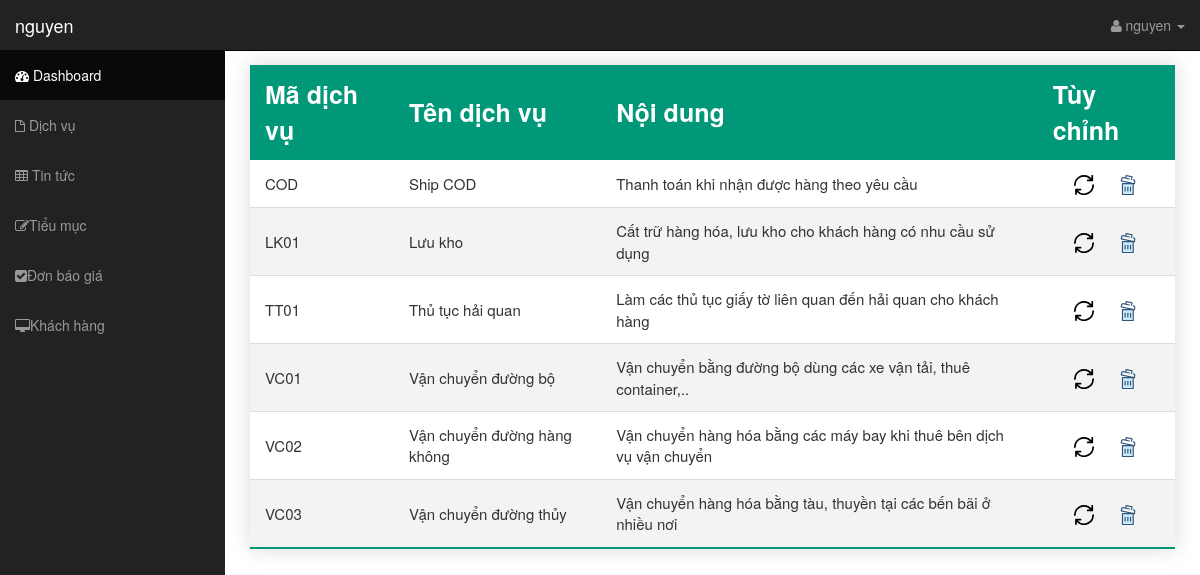
Screenshot of /controller/admin.php?controller=dichvu (signed in) with the database file from the repository.
### tables this page shows
CREATE TABLE `dichvu` (
  `madv` varchar(32) NOT NULL,
  `tendv` varchar(255) NOT NULL,
  `noidung` varchar(255) NOT NULL
);

### controller/admin.php (called while the page is built)
<?php
include "../view/admin/header.php";
include "../view/admin/admin.php";
include "../view/admin/footer.php";
?>

### controller/dichvu.php (called while the page is built)
<?php
include "../view/admin/dichvu.php";
?>

### model/thuvien.php (called while the page is built, shortened)
<?php
function showDatabase($pdo, $table) {
	$select = "SELECT * FROM $table";
	$stmt = $pdo->prepare($select);
	$stmt->execute();
	$element = $stmt->fetchAll(PDO::FETCH_ASSOC);
	return $element;
}
?>

### view/admin/dichvu.php (the view, shortened to what this page needs)
<table class="styled-table">
    <thead>
        <tr>
            <th>Mã dịch vụ</th>
            <th>Tên dịch vụ</th>
            <th>Nội dung</th>
            <th>Tùy chỉnh</th>
        </tr>
    </thead>
    <tbody>
        <?php
            $table = "dichvu";
            $row = showDatabase($pdo, $table);
            foreach ($row as $value) {
        ?>
            <tr>
                <td><?php echo $value['madv'];?></td>
                <td><?php echo $value['tendv'];?></td>
                <td><?php echo $value['noidung'];?></td>
                <td class="option">
                    <span class="update" value="<?php echo $value['madv'];?>">
                        <img src="../view/images/icon/update.svg" title="<?php echo $value['madv'];?>" alt="Cập nhật">
                    </span>
                    <span>
                        <img src="../view/images/icon/delete.svg" title="Xóa" alt="Xóa">
                    </span>
                </td>
            </tr>
        <?php } ?>
    </tbody>
</table>

### view/admin/header.php (shortened to what this page needs)
<?php
require '../model/thuvien.php';
if(!empty($_SESSION['username'])) {
    $username = $_SESSION['username'];
} else {
    header("location: ../controller/login.php");
}
?>
<!DOCTYPE html>
<html lang="en">
  <head>
    <link href="/weblogistic/view/css/bootstrap.css" rel="stylesheet">
    <link href="/weblogistic/view/css/sb-admin.css" rel="stylesheet">
    <link rel="stylesheet" href="/weblogistic/view/font-awesome/css/font-awesome.min.css">
    <link rel="stylesheet" href="//cdnjs.cloudflare.com/ajax/libs/morris.js/0.5.1/morris.css">
    <link rel="stylesheet" href="../view/css/admin.css">
  </head>
  <body>
    <div id="wrapper">
      <nav class="navbar navbar-inverse navbar-fixed-top" role="navigation">
        <div class="navbar-header">
          <a class="navbar-brand" href="/weblogistic/controller/admin.php"><?php echo $username;?></a>
        </div>
        <div class="collapse navbar-collapse navbar-ex1-collapse">
          <ul class="nav navbar-nav side-nav">
            <li class="active"><a href="/weblogistic/controller/admin.php"><i class="fa fa-dashboard"></i> Dashboard</a></li>
            <li><a href="admin.php?controller=dichvu"><i class="fa fa-file-o"></i> Dịch vụ</a></li>
            <li><a href="admin.php?controller=tintuc"><i class="fa fa-table"></i> Tin tức</a></li>
            <li><a href="admin.php?controller=tieumuc"><i class="fa fa-edit"></i>Tiểu mục</a></li>
            <li><a href="admin.php?controller=yeucaudongia"><i class="fa fa-check-square"></i>Đơn báo giá</a></li>
            <li><a href="admin.php?controller=khachhang"><i class="fa fa-desktop"></i>Khách hàng</a></li>
          </ul>
          <ul class="nav navbar-nav navbar-right navbar-user">
            <li class="dropdown user-dropdown">
              <a href="#" class="dropdown-toggle" data-toggle="dropdown"><i class="fa fa-user"></i> <?php echo $username;?> <b class="caret"></b></a>
            </li>
          </ul>
        </div>
      </nav>

### view/admin/admin.php (shortened to what this page needs)
  <div id="page-wrapper">
    <?php
      if(isset($_GET['controller'])) {
        $path = $_GET['controller'].".php";
        if(file_exists("../controller/$path")) {
          include "../controller/$path";
        }
      }
    ?>
  </div>
</div>

### view/admin/footer.php (shortened to what this page needs)
  </body>
</html>

### view/css/sb-admin.css (style rules this page uses)
body { margin-top: 50px; }
#wrapper { padding-left: 0; }
#page-wrapper { width: 100%; padding: 5px 15px; }
@media (min-width:768px) { #wrapper { padding-left: 225px; } }
@media (min-width:768px) { #page-wrapper { padding: 15px 25px; } }
@media (min-width:768px) { .side-nav { margin-left: -225px; left: 225px; width: 225px; position: fixed; top: 50px; height: 100%; border-radius: 0; border: none; background-color: #222222; overflow-y: auto; } }
@media (min-width:768px) { .side-nav>li>a { width: 225px; } }
@media (min-width:768px) { .navbar-collapse { padding-left: 15px !important; padding-right: 15px !important; } }

### view/css/admin.css (style rules this page uses)
.styled-table { border-collapse: collapse; margin: 0 auto; box-shadow: 0 0 20px rgba(0, 0, 0, 0.15); }
.styled-table thead tr { background: #009879; color: #fff; text-align: left; }
.styled-table th, .styled-table td { padding: 12px 15px; }
.styled-table th { font-size: 2.5rem; }
.styled-table td { font-size: 1.5rem; }
.styled-table tbody tr { border-bottom: 1px solid #dddddd; }
.styled-table tbody tr:nth-of-type(even) { background-color: #f3f3f3; }
.styled-table tbody tr:last-of-type { border-bottom: 2px solid #009879; }
.option { text-align: center; }
.option span { color: blue; margin: 10px; cursor: pointer; }
.option span img { width: 20px; }
.active { display: block !important; }

### rows the page displays
dichvu: madv "COD", tendv "Ship COD", noidung "Thanh toán khi nhận được hàng theo yêu cầu"
dichvu: madv "LK01", tendv "Lưu kho", noidung "Cất trữ hàng hóa, lưu kho cho khách hàng có nhu cầu sử dụng"
dichvu: madv "TT01", tendv "Thủ tục hải quan", noidung "Làm các thủ tục giấy tờ liên quan đến hải quan cho khách hàng"
dichvu: madv "VC01", tendv "Vận chuyển đường bộ", noidung "Vận chuyển bằng đường bộ dùng các xe vận tải, thuê container,.."
dichvu: madv "VC02", tendv "Vận chuyển đường hàng không", noidung "Vận chuyển hàng hóa bằng các máy bay khi thuê bên dịch vụ vận chuyển"
dichvu: madv "VC03", tendv "Vận chuyển đường thủy", noidung "Vận chuyển hàng hóa bằng tàu, thuyền tại các bến bãi ở nhiều nơi"

### other values shown
$username "nguyen"
